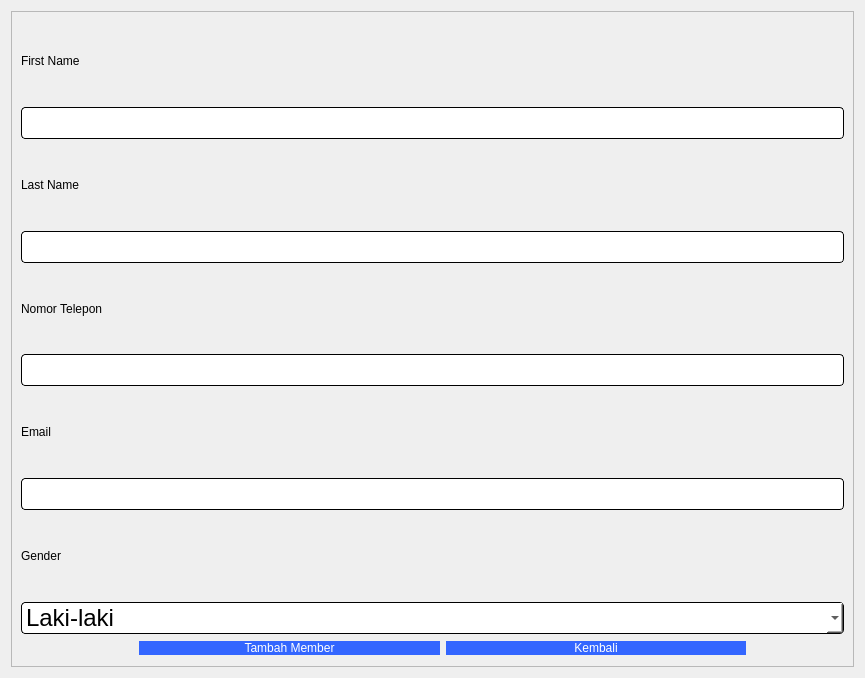
<?xml version="1.0" encoding="UTF-8"?>
<ui version="4.0">
 <class>addMember</class>
 <widget class="QDialog" name="addMember">
  <property name="geometry">
   <rect>
    <x>0</x>
    <y>0</y>
    <width>865</width>
    <height>678</height>
   </rect>
  </property>
  <property name="windowTitle">
   <string>Dialog</string>
  </property>
  <layout class="QVBoxLayout" name="verticalLayout_3">
   <item>
    <widget class="QFrame" name="frame">
     <property name="frameShape">
      <enum>QFrame::StyledPanel</enum>
     </property>
     <property name="frameShadow">
      <enum>QFrame::Raised</enum>
     </property>
     <layout class="QVBoxLayout" name="verticalLayout_2">
      <item>
       <layout class="QVBoxLayout" name="verticalLayout">
        <item>
         <widget class="QLabel" name="label_6">
          <property name="styleSheet">
           <string notr="true">font: 10pt &quot;Comic Sans MS&quot;;
color: rgb(0, 0, 0);</string>
          </property>
          <property name="text">
           <string>First Name</string>
          </property>
         </widget>
        </item>
        <item>
         <widget class="QLineEdit" name="firstName">
          <property name="styleSheet">
           <string notr="true">QLineEdit{
	background-color: rgb(255, 255, 255);
	 border: 1px  solid;
     border-radius: 4px;
	font: 24px
}</string>
          </property>
         </widget>
        </item>
       </layout>
      </item>
      <item>
       <layout class="QVBoxLayout" name="verticalLayout_10">
        <item>
         <widget class="QLabel" name="label_10">
          <property name="styleSheet">
           <string notr="true">font: 10pt &quot;Comic Sans MS&quot;;
color: rgb(0, 0, 0);</string>
          </property>
          <property name="text">
           <string>Last Name </string>
          </property>
         </widget>
        </item>
        <item>
         <widget class="QLineEdit" name="lastName">
          <property name="styleSheet">
           <string notr="true">QLineEdit{
	background-color: rgb(255, 255, 255);
	 border: 1px  solid;
     border-radius: 4px;
	font: 24px
}</string>
          </property>
         </widget>
        </item>
       </layout>
      </item>
      <item>
       <layout class="QVBoxLayout" name="verticalLayout_7">
        <item>
         <widget class="QLabel" name="label_7">
          <property name="styleSheet">
           <string notr="true">font: 10pt &quot;Comic Sans MS&quot;;
color: rgb(0, 0, 0);</string>
          </property>
          <property name="text">
           <string>Nomor Telepon</string>
          </property>
         </widget>
        </item>
        <item>
         <widget class="QLineEdit" name="phone">
          <property name="styleSheet">
           <string notr="true">QLineEdit{
	background-color: rgb(255, 255, 255);
	 border: 1px  solid;
     border-radius: 4px;
	font: 24px
}</string>
          </property>
         </widget>
        </item>
       </layout>
      </item>
      <item>
       <layout class="QVBoxLayout" name="verticalLayout_8">
        <item>
         <widget class="QLabel" name="label_8">
          <property name="styleSheet">
           <string notr="true">font: 10pt &quot;Comic Sans MS&quot;;
color: rgb(0, 0, 0);</string>
          </property>
          <property name="text">
           <string>Email </string>
          </property>
         </widget>
        </item>
        <item>
         <widget class="QLineEdit" name="email">
          <property name="styleSheet">
           <string notr="true">QLineEdit{
	background-color: rgb(255, 255, 255);
	 border: 1px  solid;
     border-radius: 4px;
	font: 24px
}</string>
          </property>
         </widget>
        </item>
       </layout>
      </item>
      <item>
       <layout class="QVBoxLayout" name="verticalLayout_9">
        <item>
         <widget class="QLabel" name="label_9">
          <property name="styleSheet">
           <string notr="true">font: 10pt &quot;Comic Sans MS&quot;;
color: rgb(0, 0, 0);</string>
          </property>
          <property name="text">
           <string>Gender</string>
          </property>
         </widget>
        </item>
        <item>
         <widget class="QComboBox" name="gender">
          <property name="styleSheet">
           <string notr="true">QComboBox{
	background-color: rgb(255, 255, 255);
	 border: 1px  solid;
     border-radius: 4px;
	font: 24px
}</string>
          </property>
          <item>
           <property name="text">
            <string>Laki-laki</string>
           </property>
          </item>
          <item>
           <property name="text">
            <string>Perempuan</string>
           </property>
          </item>
         </widget>
        </item>
       </layout>
      </item>
      <item>
       <layout class="QHBoxLayout" name="horizontalLayout">
        <item>
         <spacer name="horizontalSpacer">
          <property name="orientation">
           <enum>Qt::Horizontal</enum>
          </property>
          <property name="sizeType">
           <enum>QSizePolicy::Fixed</enum>
          </property>
          <property name="sizeHint" stdset="0">
           <size>
            <width>118</width>
            <height>17</height>
           </size>
          </property>
         </spacer>
        </item>
        <item>
         <widget class="QPushButton" name="addMemberButton">
          <property name="styleSheet">
           <string notr="true">QPushButton{
color: rgb(255, 255, 255);
font: 10pt &quot;Comic Sans MS&quot;;
border-radius:8px;
padding : 0 8px;
background: #3366FF;
border -radius:10px;
}
QPushButton:hover:!pressed

{
background:#4f85e2;
}
QToolButton
{

border-radius:10px;
bacground:red;
color:red;
}

QPushButton:pressed
{
              font-size: 19px;
              transition: 0.9s; 
}</string>
          </property>
          <property name="text">
           <string>Tambah Member</string>
          </property>
         </widget>
        </item>
        <item>
         <widget class="QPushButton" name="backButton">
          <property name="styleSheet">
           <string notr="true">QPushButton{
color: rgb(255, 255, 255);
font: 10pt &quot;Comic Sans MS&quot;;
border-radius:8px;
padding : 0 8px;
background: #3366FF;
border -radius:10px;
}
QPushButton:hover:!pressed

{
background:#4f85e2;
}
QToolButton
{

border-radius:10px;
bacground:red;
color:red;
}

QPushButton:pressed
{
              font-size: 19px;
              transition: 0.9s; 
}</string>
          </property>
          <property name="text">
           <string>Kembali</string>
          </property>
         </widget>
        </item>
        <item>
         <spacer name="horizontalSpacer_2">
          <property name="orientation">
           <enum>Qt::Horizontal</enum>
          </property>
          <property name="sizeType">
           <enum>QSizePolicy::Fixed</enum>
          </property>
          <property name="sizeHint" stdset="0">
           <size>
            <width>98</width>
            <height>17</height>
           </size>
          </property>
         </spacer>
        </item>
       </layout>
      </item>
     </layout>
    </widget>
   </item>
  </layout>
 </widget>
 <resources/>
 <connections/>
</ui>
